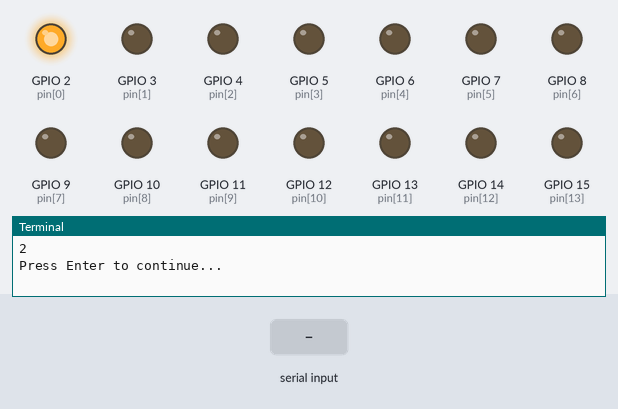
Simulated run of this program. Board: Raspberry Pi (BCM pin numbers). Parts: output pins drawn as LEDs (lit = HIGH), the last lines printed to the terminal. The test bench sets the inputs (shaded band).

Above: at 1.2 s.
1.3 s: "1" typed at the terminal, then Enter
At 2.1 s:
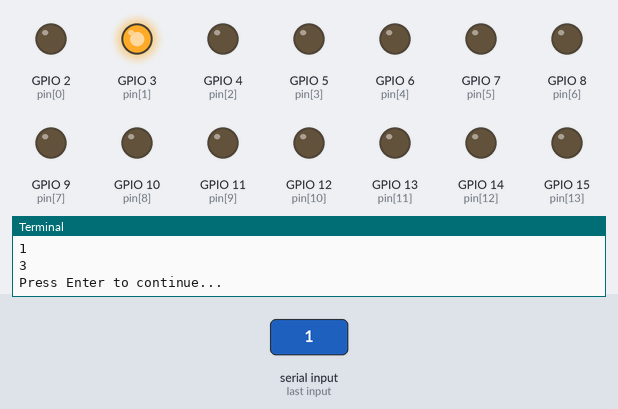
2.8 s: "0" typed at the terminal, then Enter
At 3.3 s:
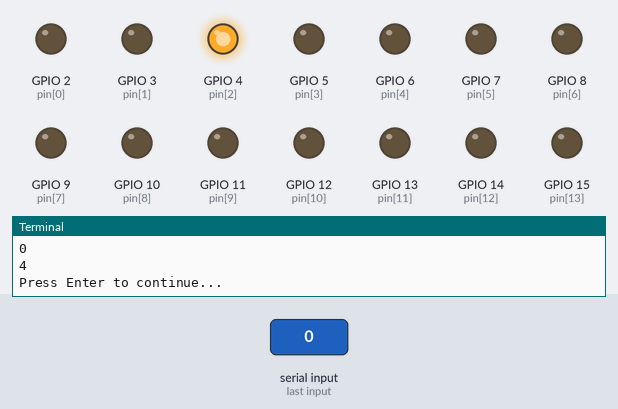
4.3 s: "2" typed at the terminal, then Enter
At 5.5 s:
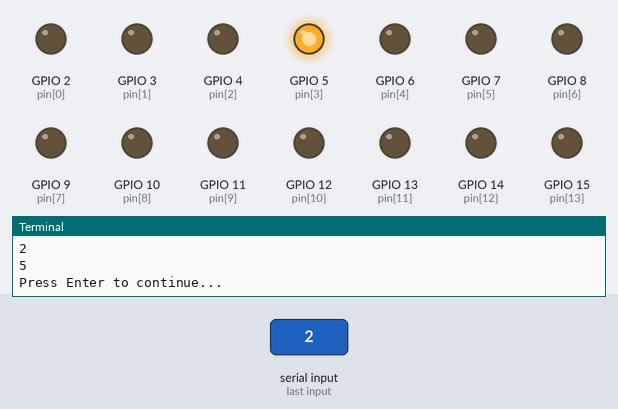
5.8 s: "1" typed at the terminal, then Enter
At 6.8 s:
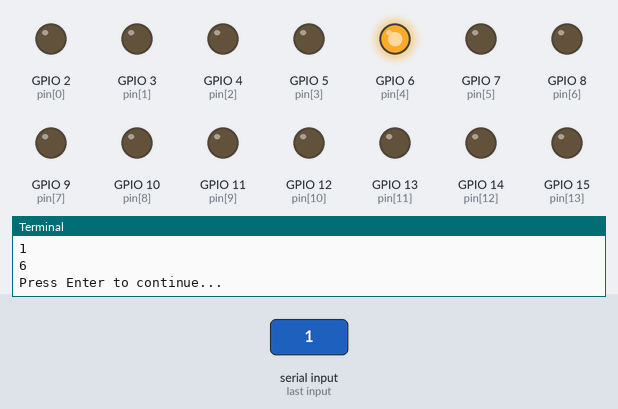
7.3 s: "0" typed at the terminal, then Enter
At 7.9 s:
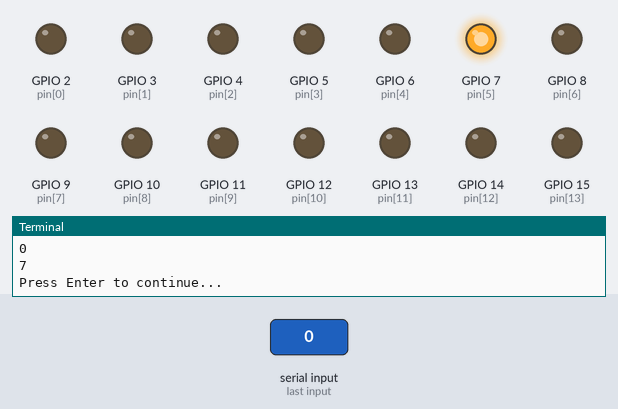
8.8 s: "2" typed at the terminal, then Enter
At 10.2 s:
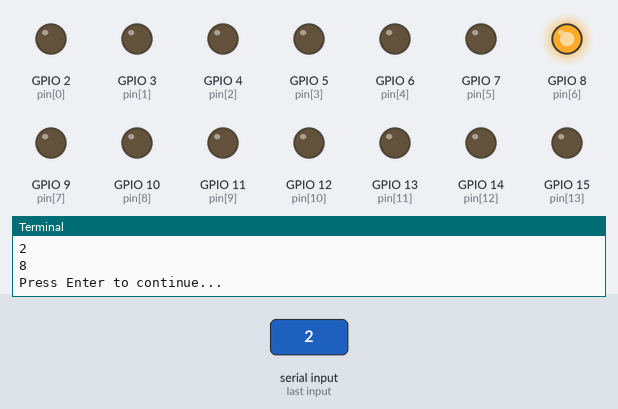
Timing chart, 0 to 11.3 s (numbered marks = the images above; inputs shaded):
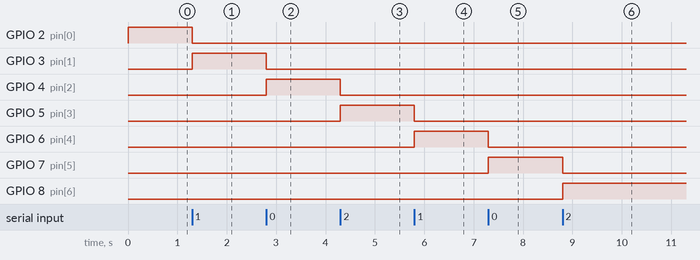

The program:

GPIOTester.py
```python
import RPi.GPIO as GPIO


GPIO.setmode(GPIO.BCM) # Set the GPIO pin naming mode


# Set all GPIO pins to output
for pin in range(2,28):
    GPIO.setup(pin, GPIO.OUT)

for pin in range(2,28):
    GPIO.output(pin, GPIO.LOW)

# Iterate over all the pins, print the number, set it to HIGH, wait for user input, set it to LOW
for pin in range(2,28):
    print(pin)
    GPIO.output(pin, GPIO.HIGH)
    input("Press Enter to continue...")
    GPIO.output(pin, GPIO.LOW)
```

Measured:
- after the input at 1.3 s, GPIO 2 (pin[0]): HIGH → LOW at once; GPIO 3 (pin[1]): LOW → HIGH at once
- after the input at 2.8 s, GPIO 3 (pin[1]): HIGH → LOW at once; GPIO 4 (pin[2]): LOW → HIGH at once
- after the input at 4.3 s, GPIO 4 (pin[2]): HIGH → LOW at once; GPIO 5 (pin[3]): LOW → HIGH at once
- after the input at 5.8 s, GPIO 5 (pin[3]): HIGH → LOW at once; GPIO 6 (pin[4]): LOW → HIGH at once
- after the input at 7.3 s, GPIO 6 (pin[4]): HIGH → LOW at once; GPIO 7 (pin[5]): LOW → HIGH at once
- after the input at 8.8 s, GPIO 7 (pin[5]): HIGH → LOW at once; GPIO 8 (pin[6]): LOW → HIGH at once
